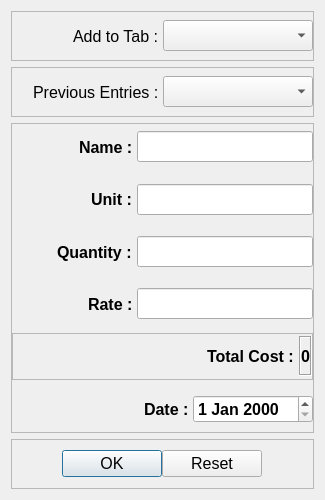
<?xml version="1.0" encoding="UTF-8"?>
<ui version="4.0">
 <class>add_row_dialog</class>
 <widget class="QDialog" name="add_row_dialog">
  <property name="geometry">
   <rect>
    <x>0</x>
    <y>0</y>
    <width>325</width>
    <height>500</height>
   </rect>
  </property>
  <property name="sizePolicy">
   <sizepolicy hsizetype="Fixed" vsizetype="Fixed">
    <horstretch>0</horstretch>
    <verstretch>0</verstretch>
   </sizepolicy>
  </property>
  <property name="minimumSize">
   <size>
    <width>325</width>
    <height>500</height>
   </size>
  </property>
  <property name="maximumSize">
   <size>
    <width>325</width>
    <height>500</height>
   </size>
  </property>
  <property name="font">
   <font>
    <pointsize>12</pointsize>
   </font>
  </property>
  <property name="windowTitle">
   <string>Add Row</string>
  </property>
  <layout class="QVBoxLayout" name="verticalLayout">
   <item>
    <widget class="QFrame" name="frame_4">
     <property name="sizePolicy">
      <sizepolicy hsizetype="Preferred" vsizetype="Fixed">
       <horstretch>0</horstretch>
       <verstretch>0</verstretch>
      </sizepolicy>
     </property>
     <property name="minimumSize">
      <size>
       <width>0</width>
       <height>50</height>
      </size>
     </property>
     <property name="maximumSize">
      <size>
       <width>16777215</width>
       <height>50</height>
      </size>
     </property>
     <property name="frameShape">
      <enum>QFrame::StyledPanel</enum>
     </property>
     <property name="frameShadow">
      <enum>QFrame::Raised</enum>
     </property>
     <layout class="QHBoxLayout" name="horizontalLayout_6">
      <property name="spacing">
       <number>0</number>
      </property>
      <property name="leftMargin">
       <number>0</number>
      </property>
      <property name="topMargin">
       <number>0</number>
      </property>
      <property name="rightMargin">
       <number>0</number>
      </property>
      <property name="bottomMargin">
       <number>0</number>
      </property>
      <item>
       <spacer name="horizontalSpacer_2">
        <property name="orientation">
         <enum>Qt::Horizontal</enum>
        </property>
        <property name="sizeHint" stdset="0">
         <size>
          <width>48</width>
          <height>20</height>
         </size>
        </property>
       </spacer>
      </item>
      <item>
       <layout class="QHBoxLayout" name="horizontalLayout_5">
        <item>
         <widget class="QLabel" name="tab_label">
          <property name="text">
           <string>Add to Tab : </string>
          </property>
         </widget>
        </item>
        <item>
         <widget class="QComboBox" name="comboBox">
          <property name="sizePolicy">
           <sizepolicy hsizetype="Fixed" vsizetype="Fixed">
            <horstretch>0</horstretch>
            <verstretch>0</verstretch>
           </sizepolicy>
          </property>
          <property name="minimumSize">
           <size>
            <width>150</width>
            <height>0</height>
           </size>
          </property>
          <property name="maximumSize">
           <size>
            <width>150</width>
            <height>16777215</height>
           </size>
          </property>
          <property name="font">
           <font>
            <pointsize>14</pointsize>
            <weight>75</weight>
            <bold>true</bold>
           </font>
          </property>
         </widget>
        </item>
       </layout>
      </item>
     </layout>
    </widget>
   </item>
   <item>
    <widget class="QFrame" name="frame">
     <property name="sizePolicy">
      <sizepolicy hsizetype="Preferred" vsizetype="Fixed">
       <horstretch>0</horstretch>
       <verstretch>0</verstretch>
      </sizepolicy>
     </property>
     <property name="minimumSize">
      <size>
       <width>0</width>
       <height>50</height>
      </size>
     </property>
     <property name="maximumSize">
      <size>
       <width>16777215</width>
       <height>50</height>
      </size>
     </property>
     <property name="frameShape">
      <enum>QFrame::StyledPanel</enum>
     </property>
     <property name="frameShadow">
      <enum>QFrame::Raised</enum>
     </property>
     <layout class="QHBoxLayout" name="horizontalLayout_3">
      <property name="spacing">
       <number>0</number>
      </property>
      <property name="leftMargin">
       <number>0</number>
      </property>
      <property name="topMargin">
       <number>0</number>
      </property>
      <property name="rightMargin">
       <number>0</number>
      </property>
      <property name="bottomMargin">
       <number>0</number>
      </property>
      <item>
       <spacer name="horizontalSpacer">
        <property name="orientation">
         <enum>Qt::Horizontal</enum>
        </property>
        <property name="sizeHint" stdset="0">
         <size>
          <width>27</width>
          <height>20</height>
         </size>
        </property>
       </spacer>
      </item>
      <item>
       <layout class="QHBoxLayout" name="horizontalLayout_2">
        <item>
         <widget class="QLabel" name="label">
          <property name="text">
           <string>Previous Entries : </string>
          </property>
         </widget>
        </item>
        <item>
         <widget class="QComboBox" name="dropdown">
          <property name="sizePolicy">
           <sizepolicy hsizetype="Fixed" vsizetype="Fixed">
            <horstretch>0</horstretch>
            <verstretch>0</verstretch>
           </sizepolicy>
          </property>
          <property name="minimumSize">
           <size>
            <width>150</width>
            <height>0</height>
           </size>
          </property>
          <property name="maximumSize">
           <size>
            <width>150</width>
            <height>16777215</height>
           </size>
          </property>
          <property name="font">
           <font>
            <pointsize>14</pointsize>
            <weight>75</weight>
            <bold>true</bold>
           </font>
          </property>
         </widget>
        </item>
       </layout>
      </item>
     </layout>
    </widget>
   </item>
   <item>
    <widget class="QFrame" name="frame_2">
     <property name="frameShape">
      <enum>QFrame::StyledPanel</enum>
     </property>
     <property name="frameShadow">
      <enum>QFrame::Raised</enum>
     </property>
     <layout class="QVBoxLayout" name="verticalLayout_2" stretch="0,0,0,0,0,0">
      <property name="leftMargin">
       <number>0</number>
      </property>
      <property name="topMargin">
       <number>0</number>
      </property>
      <property name="rightMargin">
       <number>0</number>
      </property>
      <property name="bottomMargin">
       <number>0</number>
      </property>
      <item>
       <widget class="QFrame" name="frame_5">
        <property name="frameShape">
         <enum>QFrame::NoFrame</enum>
        </property>
        <property name="frameShadow">
         <enum>QFrame::Raised</enum>
        </property>
        <layout class="QHBoxLayout" name="horizontalLayout_14">
         <property name="spacing">
          <number>0</number>
         </property>
         <property name="leftMargin">
          <number>0</number>
         </property>
         <property name="topMargin">
          <number>0</number>
         </property>
         <property name="rightMargin">
          <number>0</number>
         </property>
         <property name="bottomMargin">
          <number>0</number>
         </property>
         <item>
          <spacer name="horizontalSpacer_6">
           <property name="orientation">
            <enum>Qt::Horizontal</enum>
           </property>
           <property name="sizeHint" stdset="0">
            <size>
             <width>47</width>
             <height>20</height>
            </size>
           </property>
          </spacer>
         </item>
         <item>
          <layout class="QHBoxLayout" name="horizontalLayout_8">
           <item>
            <widget class="QLabel" name="label_3">
             <property name="font">
              <font>
               <weight>75</weight>
               <bold>true</bold>
              </font>
             </property>
             <property name="text">
              <string>Name : </string>
             </property>
            </widget>
           </item>
           <item>
            <widget class="QLineEdit" name="input_item_name">
             <property name="font">
              <font>
               <pointsize>14</pointsize>
              </font>
             </property>
             <property name="alignment">
              <set>Qt::AlignCenter</set>
             </property>
            </widget>
           </item>
          </layout>
         </item>
        </layout>
       </widget>
      </item>
      <item>
       <widget class="QFrame" name="frame_6">
        <property name="frameShape">
         <enum>QFrame::NoFrame</enum>
        </property>
        <property name="frameShadow">
         <enum>QFrame::Raised</enum>
        </property>
        <layout class="QHBoxLayout" name="horizontalLayout_15">
         <property name="spacing">
          <number>0</number>
         </property>
         <property name="leftMargin">
          <number>0</number>
         </property>
         <property name="topMargin">
          <number>0</number>
         </property>
         <property name="rightMargin">
          <number>0</number>
         </property>
         <property name="bottomMargin">
          <number>0</number>
         </property>
         <item>
          <spacer name="horizontalSpacer_7">
           <property name="orientation">
            <enum>Qt::Horizontal</enum>
           </property>
           <property name="sizeHint" stdset="0">
            <size>
             <width>60</width>
             <height>20</height>
            </size>
           </property>
          </spacer>
         </item>
         <item>
          <layout class="QHBoxLayout" name="horizontalLayout_9">
           <item>
            <widget class="QLabel" name="label_4">
             <property name="font">
              <font>
               <weight>75</weight>
               <bold>true</bold>
              </font>
             </property>
             <property name="text">
              <string>Unit : </string>
             </property>
            </widget>
           </item>
           <item>
            <widget class="QLineEdit" name="input_unit">
             <property name="font">
              <font>
               <pointsize>14</pointsize>
              </font>
             </property>
             <property name="alignment">
              <set>Qt::AlignCenter</set>
             </property>
            </widget>
           </item>
          </layout>
         </item>
        </layout>
       </widget>
      </item>
      <item>
       <widget class="QFrame" name="frame_7">
        <property name="frameShape">
         <enum>QFrame::NoFrame</enum>
        </property>
        <property name="frameShadow">
         <enum>QFrame::Raised</enum>
        </property>
        <layout class="QHBoxLayout" name="horizontalLayout_18">
         <property name="spacing">
          <number>0</number>
         </property>
         <property name="leftMargin">
          <number>0</number>
         </property>
         <property name="topMargin">
          <number>0</number>
         </property>
         <property name="rightMargin">
          <number>0</number>
         </property>
         <property name="bottomMargin">
          <number>0</number>
         </property>
         <item>
          <spacer name="horizontalSpacer_8">
           <property name="orientation">
            <enum>Qt::Horizontal</enum>
           </property>
           <property name="sizeHint" stdset="0">
            <size>
             <width>32</width>
             <height>20</height>
            </size>
           </property>
          </spacer>
         </item>
         <item>
          <layout class="QHBoxLayout" name="horizontalLayout_10">
           <item>
            <widget class="QLabel" name="label_5">
             <property name="font">
              <font>
               <weight>75</weight>
               <bold>true</bold>
              </font>
             </property>
             <property name="text">
              <string>Quantity : </string>
             </property>
            </widget>
           </item>
           <item>
            <widget class="QLineEdit" name="input_item_quantity">
             <property name="font">
              <font>
               <pointsize>14</pointsize>
              </font>
             </property>
             <property name="alignment">
              <set>Qt::AlignCenter</set>
             </property>
            </widget>
           </item>
          </layout>
         </item>
        </layout>
       </widget>
      </item>
      <item>
       <widget class="QFrame" name="frame_8">
        <property name="frameShape">
         <enum>QFrame::NoFrame</enum>
        </property>
        <property name="frameShadow">
         <enum>QFrame::Raised</enum>
        </property>
        <layout class="QHBoxLayout" name="horizontalLayout_17">
         <property name="spacing">
          <number>0</number>
         </property>
         <property name="leftMargin">
          <number>0</number>
         </property>
         <property name="topMargin">
          <number>0</number>
         </property>
         <property name="rightMargin">
          <number>0</number>
         </property>
         <property name="bottomMargin">
          <number>0</number>
         </property>
         <item>
          <spacer name="horizontalSpacer_9">
           <property name="orientation">
            <enum>Qt::Horizontal</enum>
           </property>
           <property name="sizeHint" stdset="0">
            <size>
             <width>55</width>
             <height>20</height>
            </size>
           </property>
          </spacer>
         </item>
         <item>
          <layout class="QHBoxLayout" name="horizontalLayout_11">
           <item>
            <widget class="QLabel" name="label_6">
             <property name="font">
              <font>
               <weight>75</weight>
               <bold>true</bold>
              </font>
             </property>
             <property name="text">
              <string>Rate : </string>
             </property>
            </widget>
           </item>
           <item>
            <widget class="QLineEdit" name="input_item_rate">
             <property name="font">
              <font>
               <pointsize>14</pointsize>
              </font>
             </property>
             <property name="alignment">
              <set>Qt::AlignCenter</set>
             </property>
            </widget>
           </item>
          </layout>
         </item>
        </layout>
       </widget>
      </item>
      <item>
       <widget class="QFrame" name="frame_10">
        <property name="frameShape">
         <enum>QFrame::StyledPanel</enum>
        </property>
        <property name="frameShadow">
         <enum>QFrame::Raised</enum>
        </property>
        <layout class="QHBoxLayout" name="horizontalLayout_13">
         <property name="spacing">
          <number>0</number>
         </property>
         <property name="leftMargin">
          <number>0</number>
         </property>
         <property name="topMargin">
          <number>0</number>
         </property>
         <property name="rightMargin">
          <number>0</number>
         </property>
         <property name="bottomMargin">
          <number>0</number>
         </property>
         <item>
          <spacer name="horizontalSpacer_10">
           <property name="orientation">
            <enum>Qt::Horizontal</enum>
           </property>
           <property name="sizeHint" stdset="0">
            <size>
             <width>174</width>
             <height>20</height>
            </size>
           </property>
          </spacer>
         </item>
         <item>
          <layout class="QHBoxLayout" name="horizontalLayout_12">
           <item>
            <widget class="QLabel" name="label_7">
             <property name="font">
              <font>
               <weight>75</weight>
               <bold>true</bold>
              </font>
             </property>
             <property name="text">
              <string>Total Cost : </string>
             </property>
            </widget>
           </item>
           <item>
            <widget class="QLabel" name="total_cost_label">
             <property name="sizePolicy">
              <sizepolicy hsizetype="Preferred" vsizetype="Fixed">
               <horstretch>0</horstretch>
               <verstretch>0</verstretch>
              </sizepolicy>
             </property>
             <property name="minimumSize">
              <size>
               <width>0</width>
               <height>40</height>
              </size>
             </property>
             <property name="maximumSize">
              <size>
               <width>16777215</width>
               <height>40</height>
              </size>
             </property>
             <property name="font">
              <font>
               <weight>75</weight>
               <bold>true</bold>
              </font>
             </property>
             <property name="frameShape">
              <enum>QFrame::Box</enum>
             </property>
             <property name="frameShadow">
              <enum>QFrame::Sunken</enum>
             </property>
             <property name="text">
              <string>0</string>
             </property>
             <property name="alignment">
              <set>Qt::AlignCenter</set>
             </property>
             <property name="margin">
              <number>2</number>
             </property>
            </widget>
           </item>
          </layout>
         </item>
        </layout>
       </widget>
      </item>
      <item>
       <widget class="QFrame" name="frame_9">
        <property name="frameShape">
         <enum>QFrame::NoFrame</enum>
        </property>
        <property name="frameShadow">
         <enum>QFrame::Raised</enum>
        </property>
        <layout class="QHBoxLayout" name="horizontalLayout_16">
         <property name="spacing">
          <number>0</number>
         </property>
         <property name="leftMargin">
          <number>0</number>
         </property>
         <property name="topMargin">
          <number>0</number>
         </property>
         <property name="rightMargin">
          <number>0</number>
         </property>
         <property name="bottomMargin">
          <number>0</number>
         </property>
         <item>
          <spacer name="horizontalSpacer_5">
           <property name="orientation">
            <enum>Qt::Horizontal</enum>
           </property>
           <property name="sizeHint" stdset="0">
            <size>
             <width>114</width>
             <height>20</height>
            </size>
           </property>
          </spacer>
         </item>
         <item>
          <layout class="QHBoxLayout" name="horizontalLayout_7">
           <item>
            <widget class="QLabel" name="label_2">
             <property name="font">
              <font>
               <weight>75</weight>
               <bold>true</bold>
              </font>
             </property>
             <property name="text">
              <string>Date : </string>
             </property>
            </widget>
           </item>
           <item>
            <widget class="QDateEdit" name="dateEdit">
             <property name="font">
              <font>
               <weight>75</weight>
               <bold>true</bold>
              </font>
             </property>
            </widget>
           </item>
          </layout>
         </item>
        </layout>
       </widget>
      </item>
     </layout>
    </widget>
   </item>
   <item>
    <widget class="QFrame" name="frame_3">
     <property name="sizePolicy">
      <sizepolicy hsizetype="Preferred" vsizetype="Fixed">
       <horstretch>0</horstretch>
       <verstretch>0</verstretch>
      </sizepolicy>
     </property>
     <property name="minimumSize">
      <size>
       <width>0</width>
       <height>50</height>
      </size>
     </property>
     <property name="maximumSize">
      <size>
       <width>16777215</width>
       <height>50</height>
      </size>
     </property>
     <property name="frameShape">
      <enum>QFrame::StyledPanel</enum>
     </property>
     <property name="frameShadow">
      <enum>QFrame::Raised</enum>
     </property>
     <layout class="QHBoxLayout" name="horizontalLayout_4">
      <property name="spacing">
       <number>0</number>
      </property>
      <property name="leftMargin">
       <number>0</number>
      </property>
      <property name="topMargin">
       <number>0</number>
      </property>
      <property name="rightMargin">
       <number>0</number>
      </property>
      <property name="bottomMargin">
       <number>0</number>
      </property>
      <item>
       <spacer name="horizontalSpacer_3">
        <property name="orientation">
         <enum>Qt::Horizontal</enum>
        </property>
        <property name="sizeHint" stdset="0">
         <size>
          <width>67</width>
          <height>20</height>
         </size>
        </property>
       </spacer>
      </item>
      <item>
       <layout class="QHBoxLayout" name="horizontalLayout">
        <item>
         <widget class="QPushButton" name="btn_ok">
          <property name="sizePolicy">
           <sizepolicy hsizetype="Fixed" vsizetype="Fixed">
            <horstretch>0</horstretch>
            <verstretch>0</verstretch>
           </sizepolicy>
          </property>
          <property name="minimumSize">
           <size>
            <width>100</width>
            <height>0</height>
           </size>
          </property>
          <property name="maximumSize">
           <size>
            <width>100</width>
            <height>16777215</height>
           </size>
          </property>
          <property name="text">
           <string>OK</string>
          </property>
         </widget>
        </item>
        <item>
         <widget class="QPushButton" name="btn_reset">
          <property name="sizePolicy">
           <sizepolicy hsizetype="Fixed" vsizetype="Fixed">
            <horstretch>0</horstretch>
            <verstretch>0</verstretch>
           </sizepolicy>
          </property>
          <property name="minimumSize">
           <size>
            <width>100</width>
            <height>0</height>
           </size>
          </property>
          <property name="maximumSize">
           <size>
            <width>100</width>
            <height>16777215</height>
           </size>
          </property>
          <property name="text">
           <string>Reset</string>
          </property>
         </widget>
        </item>
       </layout>
      </item>
      <item>
       <spacer name="horizontalSpacer_4">
        <property name="orientation">
         <enum>Qt::Horizontal</enum>
        </property>
        <property name="sizeHint" stdset="0">
         <size>
          <width>67</width>
          <height>20</height>
         </size>
        </property>
       </spacer>
      </item>
     </layout>
    </widget>
   </item>
  </layout>
 </widget>
 <resources/>
 <connections/>
</ui>
